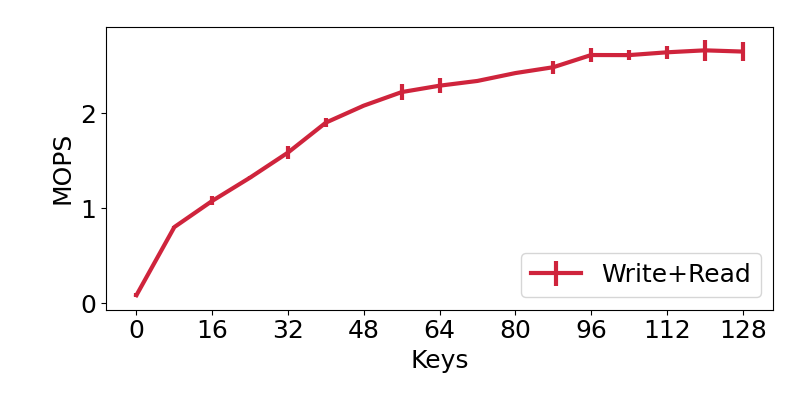

Generate this figure with Python:
import matplotlib
import matplotlib.pyplot as plt
import numpy as np
from common import *

def mul4(a):
    return[x*4 for x in a]

def rate_per_host(a,hosts):
    return[x/hosts for x in a]

def wins(arr, keys):
    clover=arr[0]
    for a,b in zip(arr,keys):
        print(str(b) + ": " + str(a/clover) + "x")


#manual collection
#steps of 8
keys = [x for x in range(0,129,8)]
x = [x for x in range(0,129,8)]
#six hosts zipf 1.5 3 trials
#8,16,24,32
#40,48,56,64
#72,80,88,96,
#104

keys_label = [str(x) for x in range(0,129,16)]
x_lab = [x for x in range(0,129,16)]
#x_lab = np.arange(len(keys_label))  # the label locations

tput=[126264, 1200764,1614114,1981764,2376874,2849514,3117038,3330861,3431735,3506670,3630810,3722979,3915607,3914276,3958349,3989503,3970129,]

terr=[26694,11221,69906,17897,104278,71718,23941,120434, 116300,2005, 22281,102302, 108484,79231,98445,165432, 146235,]
terr=mul4(terr)
tput=mul4(tput)
tput=rate_per_host(tput,6.0)
terr=rate_per_host(terr,6.0)
tput=div_mil(tput)
terr=div_mil(terr)

print(tput)
wins(tput,keys)

print(len(keys))
print(len(tput))

read_write_steering_color='#cf243cff'     #alice
treatment_label= 'queue pairs'


x = np.arange(len(keys))  # the label locations

plt.rcParams.update({'font.size': 18})
#fig, ax = plt.subplots()
fig, ax = plt.subplots(1,1, figsize=(8,4))
rects1 = ax.errorbar(keys, tput, yerr=terr, color=read_write_steering_color, linewidth=3, label="Write+Read") #, width, label=treatment_label, color='tab:blue', hatch='\\')

# Add some text for labels, title and custom x-axis tick labels, etc.
ax.set_ylabel('MOPS')
ax.set_xticks(x_lab)
ax.set_xticklabels(keys_label)
ax.set_xlabel("Keys")
ax.legend(loc="lower right")
fig.tight_layout()
save_fig(plt)
